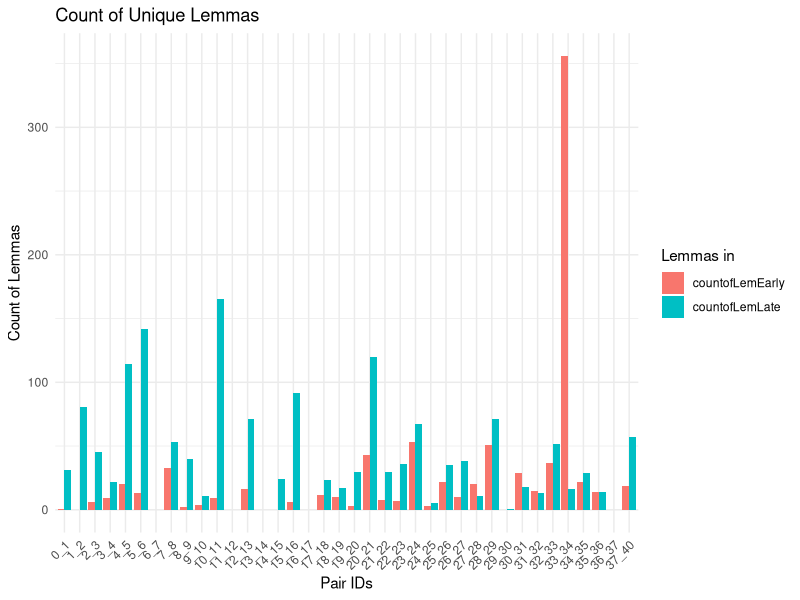
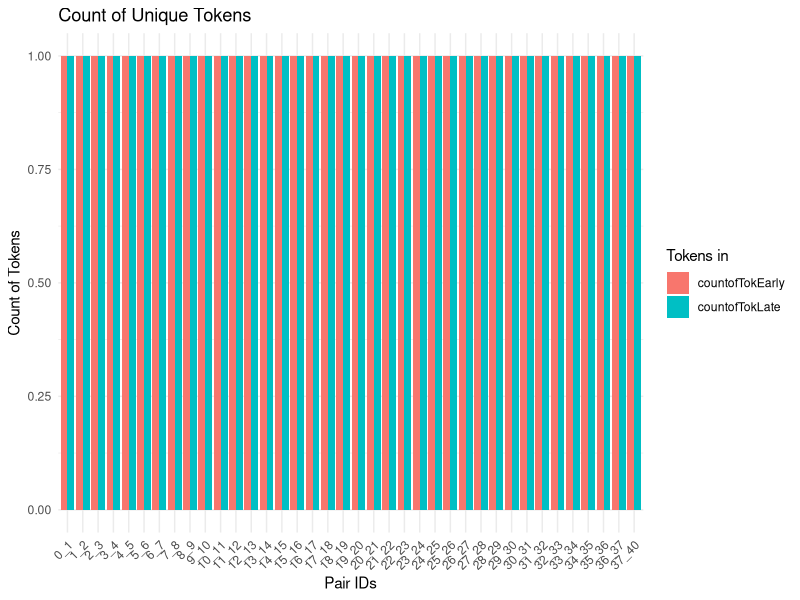

Recreate these plots in R, in order.
# lemmas en tokens 
library(tidyverse)
lem <- read.csv('uniekelemmas.csv')
# names(lem)
colnames(lem) <- c("X", "pair_ids", "unique_in_earlier_lem", "unique_in_later_lem")

tok <- read.csv('unieketokens.csv')
colnames(tok) <- c("X", "pair_ids", "unique_in_earlier_tok", "unique_in_later_tok")

df <- lem %>%
  left_join(tok)%>%
  select(-X)

 # view(df)

count_tokens_between_commas <- function(text) {
  # Split the text by commas
  tokens <- unlist(strsplit(text, ","))
  # Count the number of tokens
  count <- length(tokens)
  return(count)
}

# Assuming 'lemmatized_data' is your dataframe with the 'content' column
df <- df %>%
  mutate(countofLemEarly = sapply(unique_in_earlier_lem, count_tokens_between_commas),
         countofLemLate = sapply(unique_in_later_lem, count_tokens_between_commas),
         countofTokEarly = sapply(unique_in_earlier_tok, count_tokens_between_commas),
         countofTokLate = sapply(unique_in_later_tok, count_tokens_between_commas))

# Display the updated dataframe
  # view(df)



 ## langere tabel maken voor grafiekje lemmas ####

long_data <- df %>%
  gather(key = "variable", value = "count", countofLemEarly, countofLemLate)%>%
  select(pair_ids, variable, count)



# Convert pair_ids to a factor with the specified levels
# long_data$pair_ids <- factor(long_data$pair_ids, levels = manual_order)

long_data$pair_ids <- factor(long_data$pair_ids)
 # view(long_data)

long_data_lemmas <- long_data %>%
  slice(1:38)%>%
  mutate(pair_ids = factor(pair_ids, levels = unique(pair_ids[order(
    as.numeric(gsub("_.*", "", pair_ids)),  # Extract first part of pair_ids
    as.numeric(gsub(".*_", "", pair_ids))   # Extract second part of pair_ids
  )])))

long_data_lem2 <- long_data %>%
  slice(39:76)%>%
  mutate(pair_ids = factor(pair_ids, levels = unique(pair_ids[order(
    as.numeric(gsub("_.*", "", pair_ids)),  # Extract first part of pair_ids
    as.numeric(gsub(".*_", "", pair_ids))   # Extract second part of pair_ids
  )])))

long_data <- bind_rows(long_data_lemmas, long_data_lem2)

# view(long_data)
# Plot the data voor lemmas
ggplot(long_data, aes(x = pair_ids, y = count, fill = variable)) +
  geom_col(position = "dodge") +
    labs(title = "Count of Unique Lemmas",
       x = "Pair IDs",
       y = "Count of Lemmas",
       fill = "Lemmas in") +
  theme_minimal()+
  theme(axis.text.x = element_text(angle = 45, hjust = 1))



#### langere tabel voor plotten tokens####

long_data2 <- df %>%
  gather(key = "variable", value = "count", countofTokEarly, countofTokLate)%>%
  select(pair_ids, variable, count)


long_data_tok1 <- long_data2 %>%
  slice(1:38)%>%
  mutate(pair_ids = factor(pair_ids, levels = unique(pair_ids[order(
    as.numeric(gsub("_.*", "", pair_ids)),  # Extract first part of pair_ids
    as.numeric(gsub(".*_", "", pair_ids))   # Extract second part of pair_ids
  )])))

long_data_tok2 <- long_data2 %>%
  slice(39:76)%>%
  mutate(pair_ids = factor(pair_ids, levels = unique(pair_ids[order(
    as.numeric(gsub("_.*", "", pair_ids)),  # Extract first part of pair_ids
    as.numeric(gsub(".*_", "", pair_ids))   # Extract second part of pair_ids
  )])))

long_data_tok <- bind_rows(long_data_tok1, long_data_tok2)


# Plot the data voor lemmas
ggplot(long_data_tok, aes(x = pair_ids, y = count, fill = variable)) +
  geom_col(position = "dodge") +
  labs(title = "Count of Unique Tokens",
       x = "Pair IDs",
       y = "Count of Tokens",
       fill = "Tokens in") +
  theme_minimal()+
  theme(axis.text.x = element_text(angle = 45, hjust = 1))






